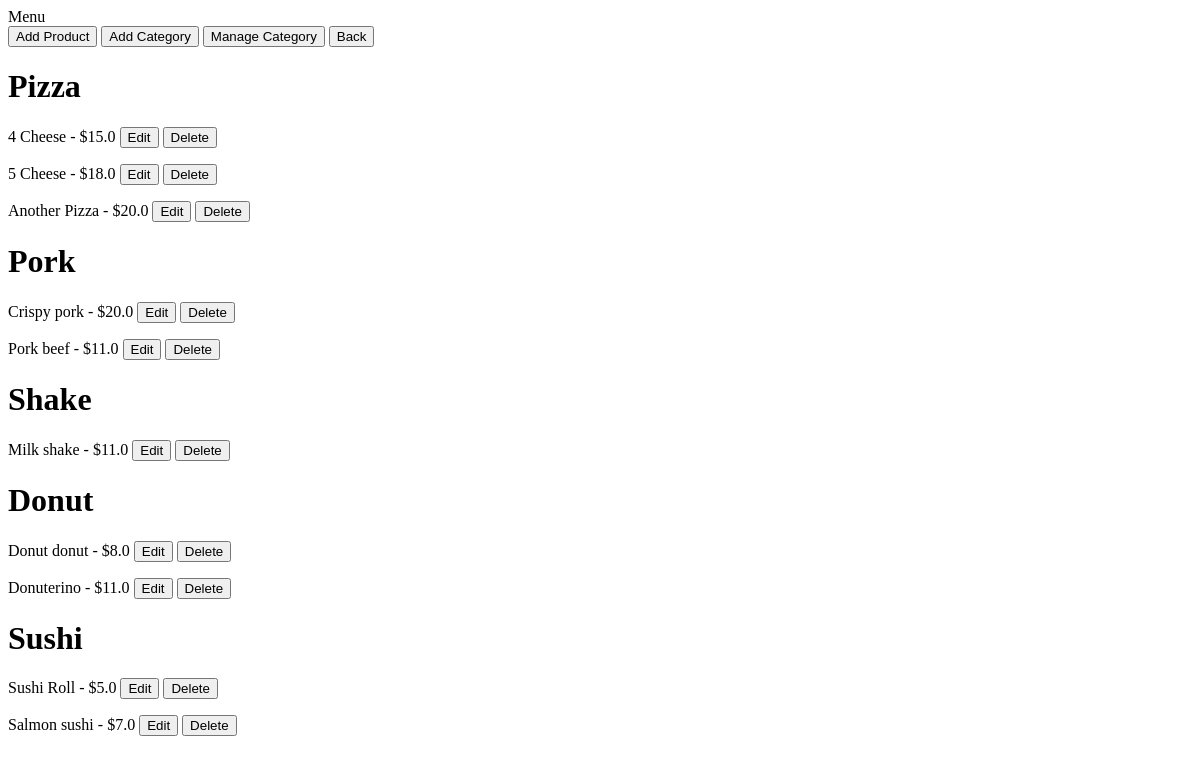
Before: /menu with the older database file.
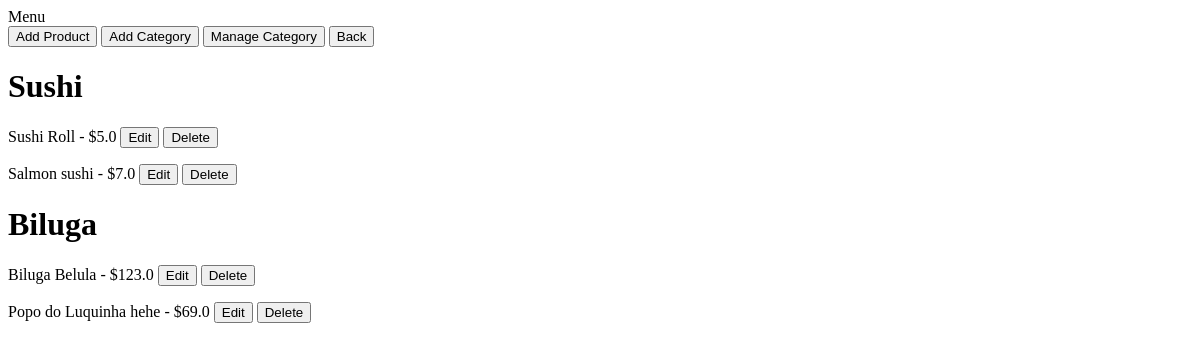
After: the same page with the newer database file.
### Bot/models.py (models this page shows, shortened)
class Categories(models.Model):
    name = models.CharField(max_length=80)
    class Meta: verbose_name_plural = 'Categories'

class Products(models.Model):
    name = models.CharField(max_length=80)
    price = models.FloatField()
    image = models.ImageField(upload_to=MEDIA_ROOT,blank=True, null=True)
    description = models.TextField(blank=True)
    category = models.ForeignKey(
        Categories,
        on_delete=models.CASCADE
    )
    class Meta: verbose_name_plural = 'Prodcuts'

### Bot/views.py (the view)
# urls.py: path('menu', menu, name='menu'),
def menu(request):
    categories = {category : Products.objects.filter(category = category) for category in Categories.objects.all()}
    return render(request, 'Menu/menu.html', {'categories' : categories})

### Bot/templates/Menu/menu.html (shortened to what this page needs)
{% block content %}
<a href="{% url 'menu_add' %}"><button>Add Product</button></a>
<a href="{% url 'category_add' %}"><button>Add Category</button></a>
<a href="{% url 'category_manage' %}"><button>Manage Category</button></a>
<a href="{% url 'home' %}"><button type="button">Back</button></a>
{% for category, products in categories.items %}
{% if products.count > 0 %}
    <h1>{{ category.name }}</h1>
    {% for product in products %}
        <p>{{ product.name }} - ${{ product.price }} <a href="{% url 'edit_product' product.id %}"><button type="button">Edit</button></a>
        <a href="{% url 'delete_product' product.id %}"><button type="button">Delete</button></p></a>
    {% endfor %}
{% endif %}
{% endfor %}
{% endblock %}

Changed rows visible on the page:
removed Categories: name "Pizza"
removed Products: name "4 Cheese", price "15.0", shown under "Pizza"
removed Products: name "5 Cheese", price "18.0", shown under "Pizza"
removed Products: name "Another Pizza", price "20.0", shown under "Pizza"
removed Categories: name "Pork"
removed Products: name "Crispy pork", price "20.0", shown under "Pork"
removed Products: name "Pork beef", price "11.0", shown under "Pork"
removed Categories: name "Shake"
removed Products: name "Milk shake", price "11.0", shown under "Shake"
removed Categories: name "Donut"
removed Products: name "Donut donut", price "8.0", shown under "Donut"
removed Products: name "Donuterino", price "11.0", shown under "Donut"
added Categories: name "Biluga"
added Products: name "Biluga Belula", price "123.0", shown under "Biluga"
added Products: name "Popo do Luquinha hehe", price "69.0", shown under "Biluga"
